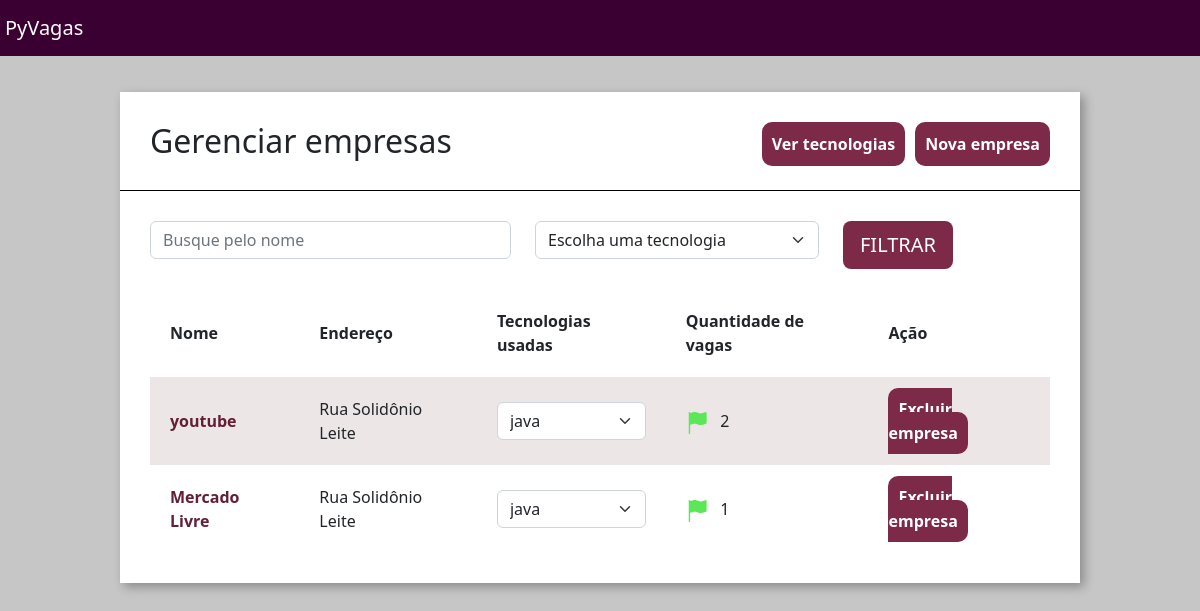
Page /home/empresas/ on the committed database.
### empresa/models.py (models this page shows, shortened)
class Empresa(models.Model):
    choices_nicho_mercado = (
        ('P', 'Programação'),
        ('S', 'Suporte Técnico'),
        ('E', 'Engenharia')
    )
    logo = models.ImageField(upload_to="logo_empresa", null=True, blank=True)
    nome = models.CharField(max_length=30)
    email = models.EmailField()
    cidade = models.CharField(max_length=30)
    tecnologias = models.ManyToManyField(Tecnologias)
    endereco = models.CharField(max_length=60)
    nicho_mercado = models.CharField(max_length=3, choices=choices_nicho_mercado)
    caracteristica_empresa = models.TextField()
    def qtd_vagas(self):
        return Vagas.objects.filter(empresa__id=self.id).count()

### empresa/views.py (the view)
# urls.py: path('empresas/',views.empresas, name='empresas'),
def empresas(request):
    technologias_filtrar = request.GET.get('tecnologias')
    nome_filtrar = request.GET.get('nome')
    empresas = Empresa.objects.all()
    if technologias_filtrar:
        empresas = empresas.filter(tecnologias = technologias_filtrar)
    if nome_filtrar:
        empresas = empresas.filter(nome__icontains = nome_filtrar)
    tecnologias = Tecnologias.objects.all()
    return render(request, 'empresas.html', {'empresas': empresas, 'tecnologias': tecnologias})

### empresa/models.py (called while the page is built)
    def __str__(self):
        return self.tecnologia

### empresa/templatetags/filtro.py (called while the page is built)
@register.filter(name='is_par')
def is_par(valor):
    return True if valor % 2 == 0 else False

### empresa/templates/empresas.html (shortened to what this page needs)
{% extends 'base.html' %}
{% load static %}
{% load filtro %}
{% block 'head' %}
    <link href="{% static 'empresa/css/empresas.css' %}" rel="stylesheet">
{% endblock %}
{% block 'body' %}
    <div class="wrapper">
        <div class="box">
            <div class="header-box">
                <h2 class="titulo">Gerenciar empresas</h2>
                <a href="{% url 'nova_empresa' %}" class="btn-nova-empresa">Nova empresa</a>
                <a href="{% url 'tecnologias'%}" class="btn-nova-empresa">Ver tecnologias</a>
            </div>
            <div class="borda-box"></div>
            <div class="body-box">
                <form action="{% url 'empresas' %}" method="GET"> {% csrf_token %}
                <div class="row">
                        <div class="col-md-5">
                            <input type="text" placeholder="Busque pelo nome" class="form-control" name="nome">
                        </div>
                        <div class="col-md-4">
                            <select class="form-select" name="tecnologias">
                                        <option value="" disabled selected hidden>Escolha uma tecnologia</option>
                            </select>
                        </div>
                    <div class="col-md-3">
                        <input type="submit" value="FILTRAR" class="btn btn-lg btn-filtro">
                    </div>
                </div>
                </form>
                <table class="tabela" cellpadding="20">
                    <tr>
                        <th>Nome</th>
                        <th>Endereço</th>
                        <th>Tecnologias usadas</th>
                        <th>Quantidade de vagas</th>
                        <th>Ação</th>
                    </tr>
                    {% for empresa in empresas%}
                    <tr {% if not forloop.counter|is_par %} class="tabela-linha" {% endif %}>
                        <td> <a href="{% url 'empresa_unica' empresa.id %}" class="links"> {{empresa.nome}} </a> </td>
                        <td>{{empresa.endereco}}</td>
                        <td>
                            <select class="form-select">
                                {% for tech in empresa.tecnologias.all %}
                                    <option>{{tech}}</option>
                                {% endfor %}
                            </select>
                        </td>
                        <td>
                            {% if empresa.qtd_vagas > 0 %}
                                <img src="{% static 'empresa/img/flag_green.png' %}">
                            {% else %}
                                <img src="{% static 'empresa/img/flag_red.png' %}">
                            {% endif %}
                            &nbsp&nbsp{{empresa.qtd_vagas}}
                        </td>
                        <td>
                            <a href="{% url 'excluir_empresa' empresa.id %}" class="btn-excluir">Excluir empresa</a>
                        </td>
                    </tr>
                {% endfor %}
                </table>
            </div>
        </div>
    </div>
{% endblock%}

### gestor_de_vagas/templates/static/base/css/base.css (style rules this page uses)
body { background-color: #C6C6C6 !important; }

### gestor_de_vagas/templates/static/empresa/css/empresas.css (style rules this page uses)
.wrapper { margin-top: 3%; display: flex; flex-direction: row; justify-content: center; align-items: center; }
.box { width: 80vw; background: #fff; box-shadow: 4px 4px 10px rgba(0,0,0,.3); }
.titulo { display: inline; }
.btn-nova-empresa { float: right; text-decoration: none; color: white; background-color: #7D2948; padding: 10px; border-radius: 10px; font-weight: bold; margin-left: 10px; }
.header-box { padding: 30px; }
.borda-box { border-top: 1px solid black; }
.body-box { padding: 30px; }
.btn-filtro { background-color: #7D2948; color: white; }
.tabela { width: 100%; margin-top: 20px; }
.tabela-linha { background-color: #EDE6E6; }
.btn-excluir { text-decoration: none; color: white; background-color: #7D2948; padding: 10px; border-radius: 10px; font-weight: bold; }
.links { color: #631f38; text-decoration: none; font-weight: bold }

### rows in the picture
Empresa: nome "youtube", endereco "Rua Solidônio Leite", qtd_vagas "2"
Empresa: nome "Mercado Livre", endereco "Rua Solidônio Leite", qtd_vagas "1"

### other values in the picture
form field value "java"
